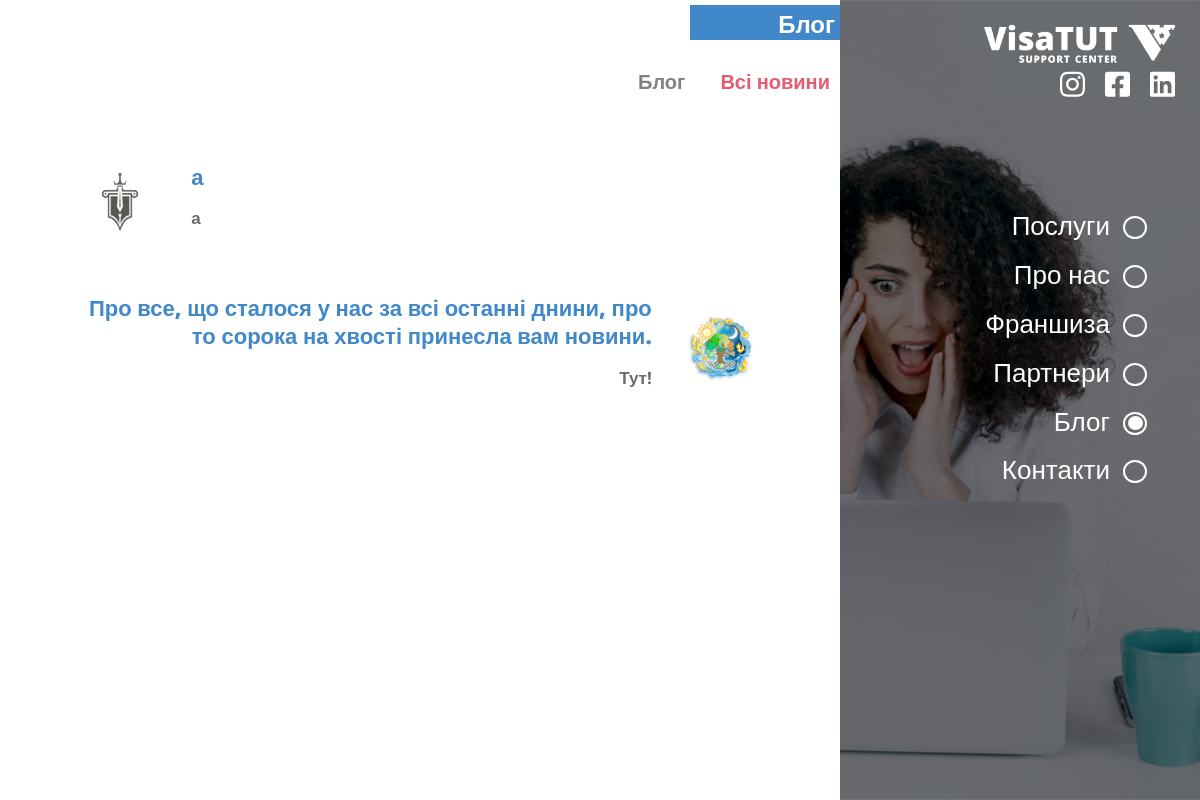
Before: /blog_all/ with the older database file.
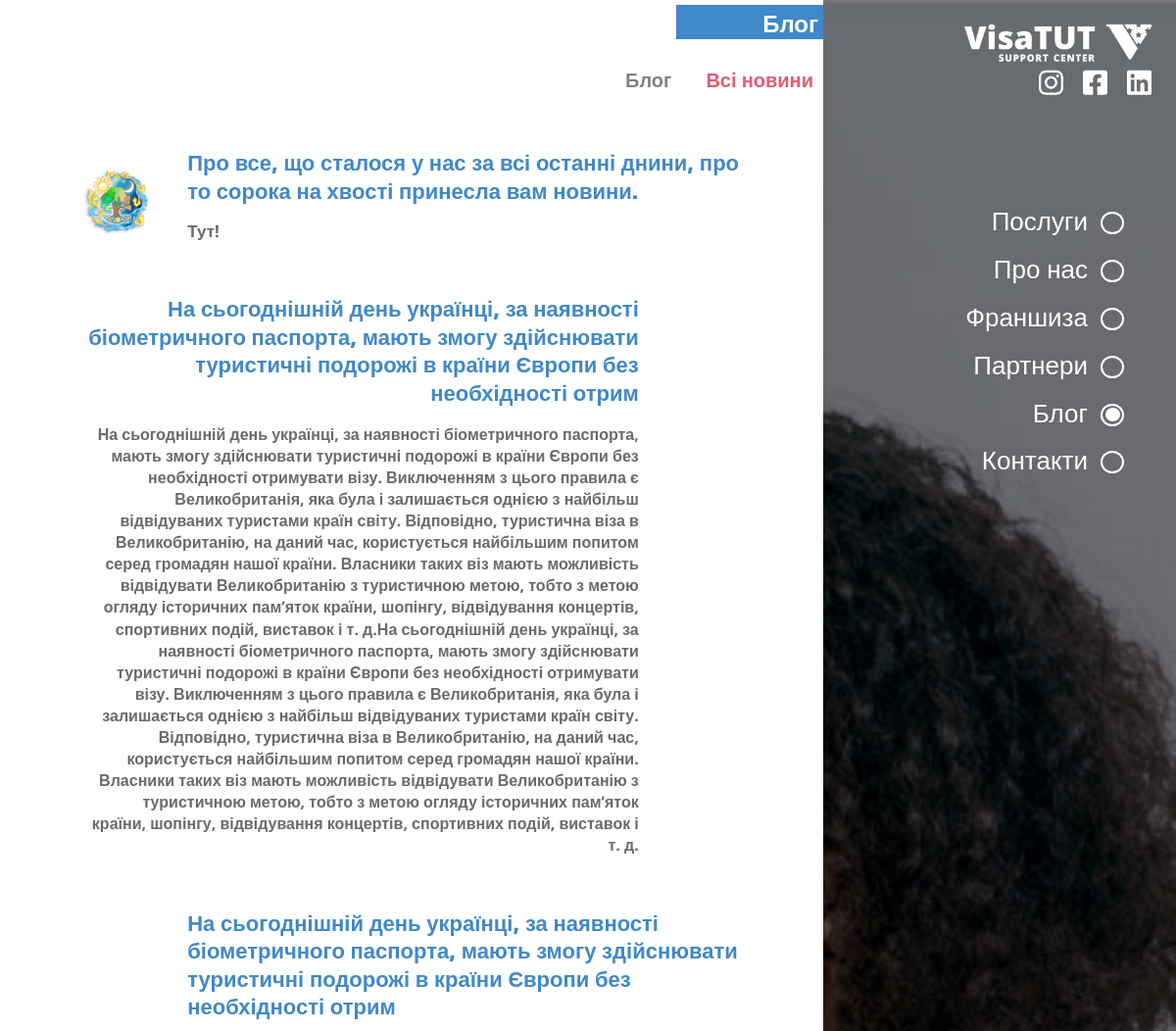
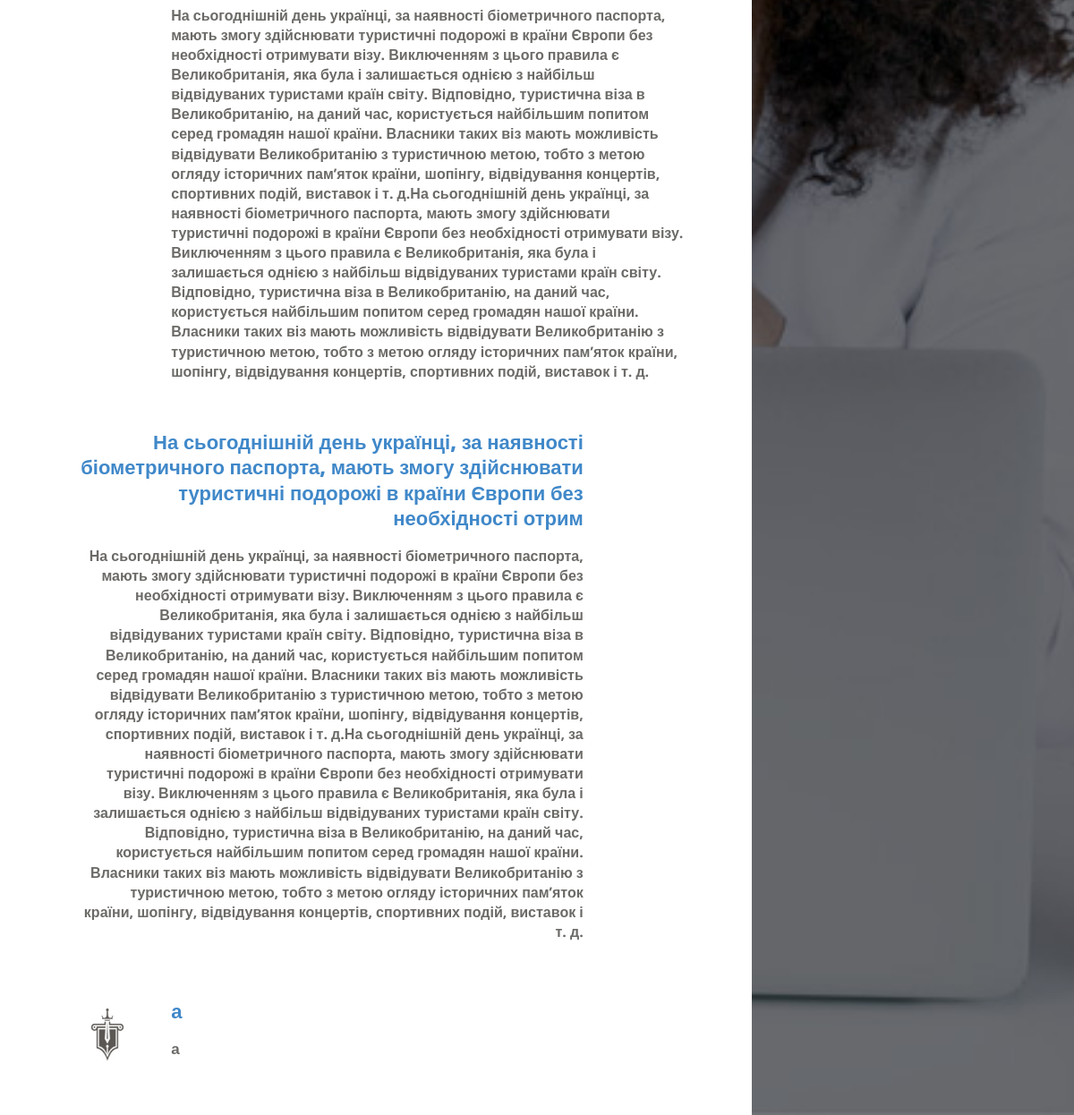
After: the same page with the newer database file (2 pictures, top to bottom).
### project/models.py (models this page shows, shortened)
class Page(models.Model):
    title       = models.CharField(verbose_name='Заголовок', max_length=255, blank=True, null=True)
    code        = models.CharField(verbose_name='URL', max_length=255, unique=True)
    meta_descr  = models.TextField(verbose_name=("Опис"), blank=True, null=True)
    meta_key    = models.TextField(verbose_name=("Ключові слова"), blank=True, null=True)
    class Meta:
        verbose_name = 'Сторінка'
        verbose_name_plural = 'Сторінки'

### project/blog/models.py (models this page shows, shortened)
class PostCategory(MetaData):
    title           = models.CharField(verbose_name='Заголовок', max_length=150, blank=True, null=True)
    slug            = models.SlugField(verbose_name='Посилання', unique=True)
    image           = models.ImageField(verbose_name='Зображення', blank=True, null=True)
    text            = HTMLField(verbose_name='Текст', blank=True, null=True)
    updated         = models.DateTimeField(verbose_name='Змінено', auto_now=True)
    def get_image_url(self):
        url = ''
        if self.image: url = self.image.url
        return url
    class Meta:
        verbose_name = 'Категорія блогу'
        verbose_name_plural = 'Категорії блогу'

### project/views.py (the view)
# urls.py: path('blog_all/',          blog_all,          name='blog_all'),
def blog_all(request):
    post_categories     = PostCategory.objects.order_by('-updated')
    page, created = Page.objects.get_or_create(
        code    = f"{request.META.get('PATH_INFO')}")
    return render(request, 'blog_all.html', locals())

### templates/blog_all.html (shortened to what this page needs)
<!DOCTYPE html>
<html lang="en">
<head>
	<link rel="stylesheet" href="/static/css/style.css">
</head>
<body class="services_fixed blog_fixed">
	<div class="nav-bar">
		<a class="logo_link" href="#">
			<div class="logo-wrap">
				<img src="/static/img/logo.png" alt="">
			</div>
		</a>
		<div class="hidden_nav-bar">
			<div data-index="2" data-menuanchor="secondPage" class="hidden_name slide psevdo_link">
				<div class="psevdo_point">
					<div class="psevdo_sub-point">
					</div>
				</div>
				<a href="#secondPage">
					Послуги
				</a>
			</div>
			<div data-index="3" data-menuanchor="3thPage" class="hidden_name slide psevdo_link">
				<div class="psevdo_point">
					<div class="psevdo_sub-point">
					</div>
				</div>
				<a href="#3thPage">
					Про нас
				</a>
			</div>
			<div data-index="4" data-menuanchor="4thpage" class="hidden_name slide psevdo_link">
				<div class="psevdo_point">
					<div class="psevdo_sub-point">
					</div>
				</div>
				<a href="#4thpage">
					Франшиза
				</a>
			</div>
			<div data-index="5" data-menuanchor="5thpage" class="hidden_name slide psevdo_link">
				<div class="psevdo_point">
					<div class="psevdo_sub-point">
					</div>
				</div>
				<a href="#5thpage">
					Партнери
				</a>
			</div>
			<div data-index="6" data-menuanchor="6thpage" class="hidden_name slide psevdo_link">
				<div class="psevdo_point">
					<div class="psevdo_sub-point psevdo_sub-point_active">
					</div>
				</div>
				<a href="#6thpage">
					Блог
				</a>
			</div>
			<div data-index="7" data-menuanchor="7thpage" class="hidden_name slide psevdo_link">
				<div class="psevdo_point">
					<div class="psevdo_sub-point">
					</div>
				</div>
				<a href="#7thpage">
					Контакти
				</a>
			</div>
		</div>
		  <div class="sociate-block">
			<div class="sociate-prof">
			</div>
			<div class="sociate-prof">
			</div>
			<div class="sociate-prof">
			</div>
		</div>
	</div>
		<section id="sect2" class="sect_name section sect2 services2">
			<div class="default-block">
				<div class="default-content">
					<div class="main__title">
						<h1 class="title_name">
							Блог
						</h1>
					</div>
					<div class="mini-navigation-block">
						<div data-scheme="102" class="nav_name nav_name_blog ">
							Блог
						</div>
						<div class="nav_name nav_name_blog nav_name_active">
							{{ page.title|truncatechars_html:40 }}
						</div>
					</div>
					<div class="blog-block normalScroll">
						{% for post_category in post_categories %}
						<div class="blog-prof">
							<a href="{% url 'blog' slug=post_category.slug %}" class="blog-img">
								<img src="{{ post_category.get_image_url }}" alt="">
							</a>
							<a href="{% url 'blog' slug=post_category.slug %}" class="blog-text">
								<div class="blog__title">
									{{ post_category.title }}
								</div>
								{{ post_category.text|safe }}
							</a>
						</div>
						{% endfor %}
					</div>
				</div>
				<div class="default-image default-image-5">
				</div>
			</div>
		</section>
</body>
</html>

### static/css/style.css (style rules this page uses)
html { line-height: 1.15; -webkit-text-size-adjust: 100%; }
body { margin: 0; }
h1 { font-size: 2em; margin: 0.67em 0; }
a { background-color: transparent; }
img { border-style: none; }
@media (min-width: 996px) { body, html { overflow: hidden; } }
.default-image { height: 100vh; }
.default-image-5 { background: url("../img/bg-6.jpg") no-repeat center top/cover; }
.hidden_nav-bar { position: fixed; align-items: center; right: 40px; top: 300px; z-index: 9999; }
.hidden_name { flex: 1; color: #fff; font-size: 26px; flex: 1; text-align: right; margin-right: 15px; cursor: pointer; margin-top: 19px; }
.hidden_name a { text-decoration: none; color: #fff; }
body { position: relative; }
.nav-bar { top: 20px; right: 20px; position: fixed; z-index: 999; }
.logo-wrap { width: 200px; }
.logo-wrap img { width: 100%; }
.svg_soc { color: #fff; transform: all .2s; width: 25px; cursor: pointer; margin-left: 20px; }
.sociate-block { display: flex; align-items: center; margin-left: 60px; }
.sociate-prof { transition: all .2s; }
.sect_name { position: relative; height: 100vh !important; overflow-x: hidden; }
.logo_link { display: block; height: 50px; }
.sect2 { overflow: hidden; }
.default-block { height: 100vh; display: flex; }
.default-content { background: #fff; position: relative; width: 45%; overflow: hidden; transition: all .4s; }
.default-image { width: 55%; transition: all .4s; }
.main__title { position: relative; display: flex; justify-content: flex-end; }
.title_name { align-self: center; margin: 0; color: #fff; text-align: right; font-size: 1.5em; right: 0; height: 35px; width: 150px; padding: 5px 5px 0 0; background-color: #4088c9; color: #fff; text-align: right; font-size: 1.5em; align-self: flex-end; margin-top: 5px; }
.mini-navigation-block { display: flex; align-items: center; justify-content: flex-end; margin: 30px 0; }
.nav_name { cursor: pointer; color: #818281; font-size: 20px; font-weight: 700; text-align: center; transition: all .2s; }
.nav_name_active { cursor: pointer; color: #e35c72; margin-right: 10px; }
@media (max-width: 1449px) { .default-content { width: 60%; } }
@media (max-width: 1449px) { .default-image { width: 40%; } }
.blog-block { display: flex; flex-direction: column; height: 100%; overflow: auto; margin-top: 10px; padding-bottom: 60px; }
.blog-prof { display: flex; align-items: center; }
.blog-img { width: 35%; }
.blog-img img { width: 100%; }
.blog-text { font-size: 17px; line-height: 1.3; color: #6c6a67; width: 65%; text-align: left; font-weight: 700; text-decoration: none; margin-left: 20px; }
.blog__title { width: 100%; margin: 0 auto; color: #4088c9; font-weight: 800; font-size: 22px; display: flex; flex-direction: column; }
.blog-prof:nth-child(2n) { flex-direction: row-reverse; }
.blog-prof:nth-child(2n) .blog-text { text-align: right; margin-right: 20px; }
.services2 .default-content { width: 70%; }
.services2 .default-image { width: 30%; }
.services2 .blog-text { width: 85%; }
.services2 .blog-img { width: 15%; }
.services2 .blog-block { padding-bottom: 150px; }
.services2 .blog-prof { width: 95%; margin: 0 auto; padding: 8px; margin-top: 20px; transition: all .3s; cursor: pointer; }
.services_fixed .blog-block { width: 90%; height: 70%; margin: 0 auto; }
.services_fixed .hidden_name { display: flex; align-items: center; flex-direction: row-reverse; }
.services_fixed .psevdo_point { box-shadow: 0 0 0 2px #fff; width: 20px; height: 19px; border-radius: 50%; position: relative; display: flex; justify-content: center; align-self: center; margin-left: 15px; margin-top: 3px; }
.services_fixed .psevdo_sub-point { width: 16px; height: 15px; align-self: center; border-radius: 100%; display: inline-block; text-decoration: none; position: absolute; }
.services_fixed .psevdo_sub-point_active { width: 15px; height: 14px; align-self: center; border-radius: 100%; display: inline-block; text-decoration: none; position: absolute; color: #fff; background-color: #fff; top: 2.5px; left: 3px; }
.blog_fixed .blog-block { width: 90%; height: 100%; }
body { position: relative; padding: 0; margin: 0; font-family: 'Open Sans', sans-serif; font-weight: 400; background-color: #fff; }
*, *:after, *:before { box-sizing: border-box; }
.normalScroll { overflow: auto; }

Changed rows visible on the page:
changed PostCategory "Тут!": moves up the list
added PostCategory: title "На сьогоднішній день українці, за наявності біометричного паспорта, мають змогу здійснювати туристичні подорожі в країни Європи без необхідності отрим", text "На сьогоднішній день українці, за наявності біометричного паспорта, мають змогу здійснювати туристичні подорожі в країни Європи без необхідності отримувати візу. Виключенням з цього правила є Великобританія, яка була і залишається однією з найбільш відвідуваних туристами країн світу. Відповідно, туристична віза в Великобританію, на даний час, користується найбільшим попитом серед громадян нашої країни. Власники таких віз мають можливість відвідувати Великобританію з туристичною метою, тобто з метою огляду історичних пам’яток країни, шопінгу, відвідування концертів, спортивних подій, виставок і т. д. На сьогоднішній день українці, за наявності біометричного паспорта, мають змогу здійснювати…"
added PostCategory: title "На сьогоднішній день українці, за наявності біометричного паспорта, мають змогу здійснювати туристичні подорожі в країни Європи без необхідності отрим", text "На сьогоднішній день українці, за наявності біометричного паспорта, мають змогу здійснювати туристичні подорожі в країни Європи без необхідності отримувати візу. Виключенням з цього правила є Великобританія, яка була і залишається однією з найбільш відвідуваних туристами країн світу. Відповідно, туристична віза в Великобританію, на даний час, користується найбільшим попитом серед громадян нашої країни. Власники таких віз мають можливість відвідувати Великобританію з туристичною метою, тобто з метою огляду історичних пам’яток країни, шопінгу, відвідування концертів, спортивних подій, виставок і т. д. На сьогоднішній день українці, за наявності біометричного паспорта, мають змогу здійснювати…"
added PostCategory: title "На сьогоднішній день українці, за наявності біометричного паспорта, мають змогу здійснювати туристичні подорожі в країни Європи без необхідності отрим", text "На сьогоднішній день українці, за наявності біометричного паспорта, мають змогу здійснювати туристичні подорожі в країни Європи без необхідності отримувати візу. Виключенням з цього правила є Великобританія, яка була і залишається однією з найбільш відвідуваних туристами країн світу. Відповідно, туристична віза в Великобританію, на даний час, користується найбільшим попитом серед громадян нашої країни. Власники таких віз мають можливість відвідувати Великобританію з туристичною метою, тобто з метою огляду історичних пам’яток країни, шопінгу, відвідування концертів, спортивних подій, виставок і т. д. На сьогоднішній день українці, за наявності біометричного паспорта, мають змогу здійснювати…"
